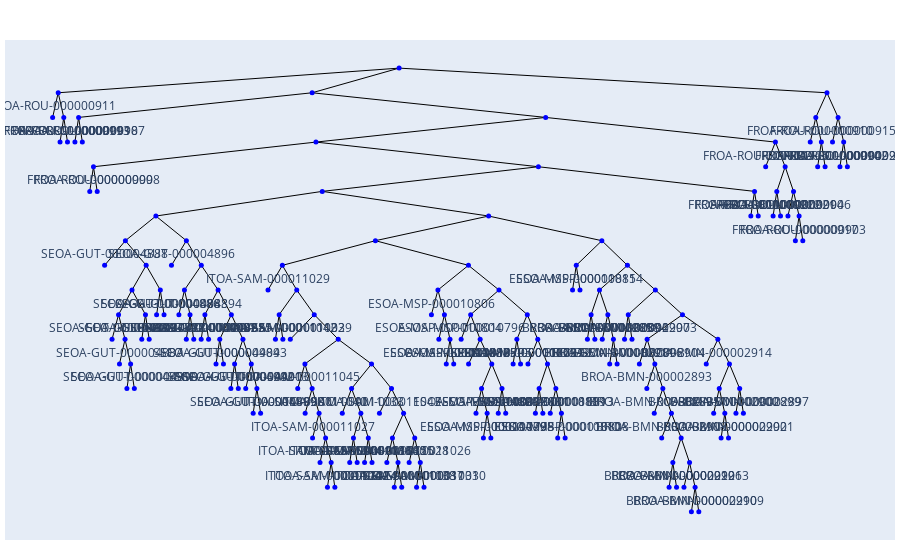

The notebook cell this image was saved under:
### Markdown cell above
### Step 5: Plot the Tree

Set up the layout and create the figure.

### Code cell
layout = go.Layout(
    showlegend=False,
    xaxis=dict(showgrid=False, zeroline=False, showticklabels=False),
    yaxis=dict(showgrid=False, zeroline=False, showticklabels=False),
    hovermode='closest',
    margin=dict(b=20,l=5,r=5,t=40)
)

fig = go.Figure(data=[edge_trace, node_trace], layout=layout)
fig.show()

### Figure 1 — Plotly figure (JSON) as saved in the notebook; plotly's stock layout.template omitted (floating-point values rounded to 4 significant figures; data arrays with more than 128 entries replaced by an {"elided": "..."} marker saying what was removed)
{"data": [{"hoverinfo": "none", "line": {"color": "black", "width": 1}, "mode": "lines", "type": "scatter", "x": {"elided": "639 float values"}, "y": {"elided": "639 int values"}}, {"hoverinfo": "text", "marker": {"color": "blue", "size": 5}, "mode": "markers+text", "text": {"elided": "214 str values"}, "textposition": "top center", "type": "scatter", "x": {"elided": "214 float values"}, "y": {"elided": "214 int values"}}], "layout": {"hovermode": "closest", "margin": {"b": 20, "l": 5, "r": 5, "t": 40}, "showlegend": false, "xaxis": {"showgrid": false, "showticklabels": false, "zeroline": false}, "yaxis": {"showgrid": false, "showticklabels": false, "zeroline": false}}}
